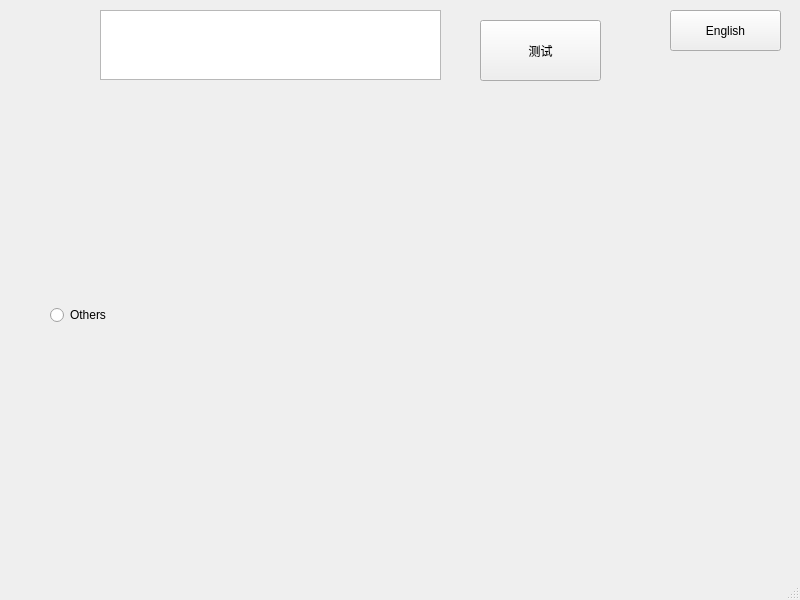
<?xml version="1.0" encoding="UTF-8"?>
<ui version="4.0">
 <class>MainWindow</class>
 <widget class="QMainWindow" name="MainWindow">
  <property name="geometry">
   <rect>
    <x>0</x>
    <y>0</y>
    <width>800</width>
    <height>600</height>
   </rect>
  </property>
  <property name="windowTitle">
   <string>MainWindow</string>
  </property>
  <widget class="QWidget" name="centralwidget">
   <widget class="QPushButton" name="pushButton_language_switch">
    <property name="geometry">
     <rect>
      <x>670</x>
      <y>10</y>
      <width>111</width>
      <height>41</height>
     </rect>
    </property>
    <property name="text">
     <string>English</string>
    </property>
   </widget>
   <widget class="QPushButton" name="pushButton_test">
    <property name="geometry">
     <rect>
      <x>480</x>
      <y>20</y>
      <width>121</width>
      <height>61</height>
     </rect>
    </property>
    <property name="text">
     <string>测试</string>
    </property>
   </widget>
   <widget class="QStackedWidget" name="stackedWidget_DeviceManager_items_screen">
    <property name="geometry">
     <rect>
      <x>250</x>
      <y>180</y>
      <width>521</width>
      <height>341</height>
     </rect>
    </property>
   </widget>
   <widget class="QWidget" name="widget_DeviceManager_TabMenu" native="true">
    <property name="geometry">
     <rect>
      <x>50</x>
      <y>170</y>
      <width>98</width>
      <height>291</height>
     </rect>
    </property>
    <layout class="QVBoxLayout" name="verticalLayout_DeviceManager_items_name">
     <property name="spacing">
      <number>0</number>
     </property>
     <property name="leftMargin">
      <number>0</number>
     </property>
     <property name="topMargin">
      <number>0</number>
     </property>
     <property name="rightMargin">
      <number>0</number>
     </property>
     <property name="bottomMargin">
      <number>0</number>
     </property>
     <item>
      <widget class="QRadioButton" name="radioButton_others">
       <property name="text">
        <string>Others</string>
       </property>
      </widget>
     </item>
    </layout>
   </widget>
   <widget class="QPlainTextEdit" name="plainTextEdit_log">
    <property name="geometry">
     <rect>
      <x>100</x>
      <y>10</y>
      <width>341</width>
      <height>70</height>
     </rect>
    </property>
   </widget>
  </widget>
  <widget class="QMenuBar" name="menubar">
   <property name="geometry">
    <rect>
     <x>0</x>
     <y>0</y>
     <width>800</width>
     <height>20</height>
    </rect>
   </property>
  </widget>
  <widget class="QStatusBar" name="statusbar"/>
 </widget>
 <resources/>
 <connections/>
</ui>
